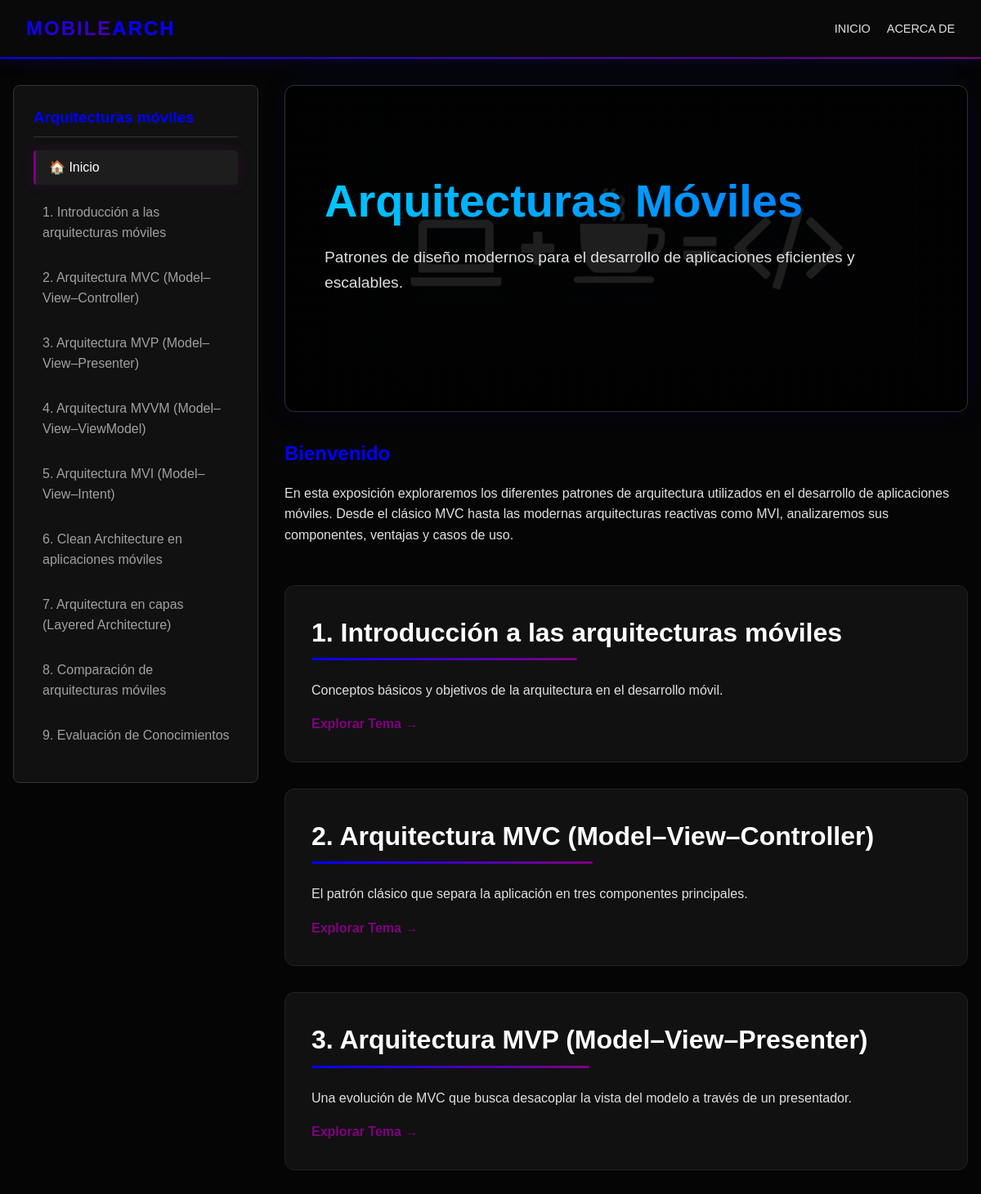
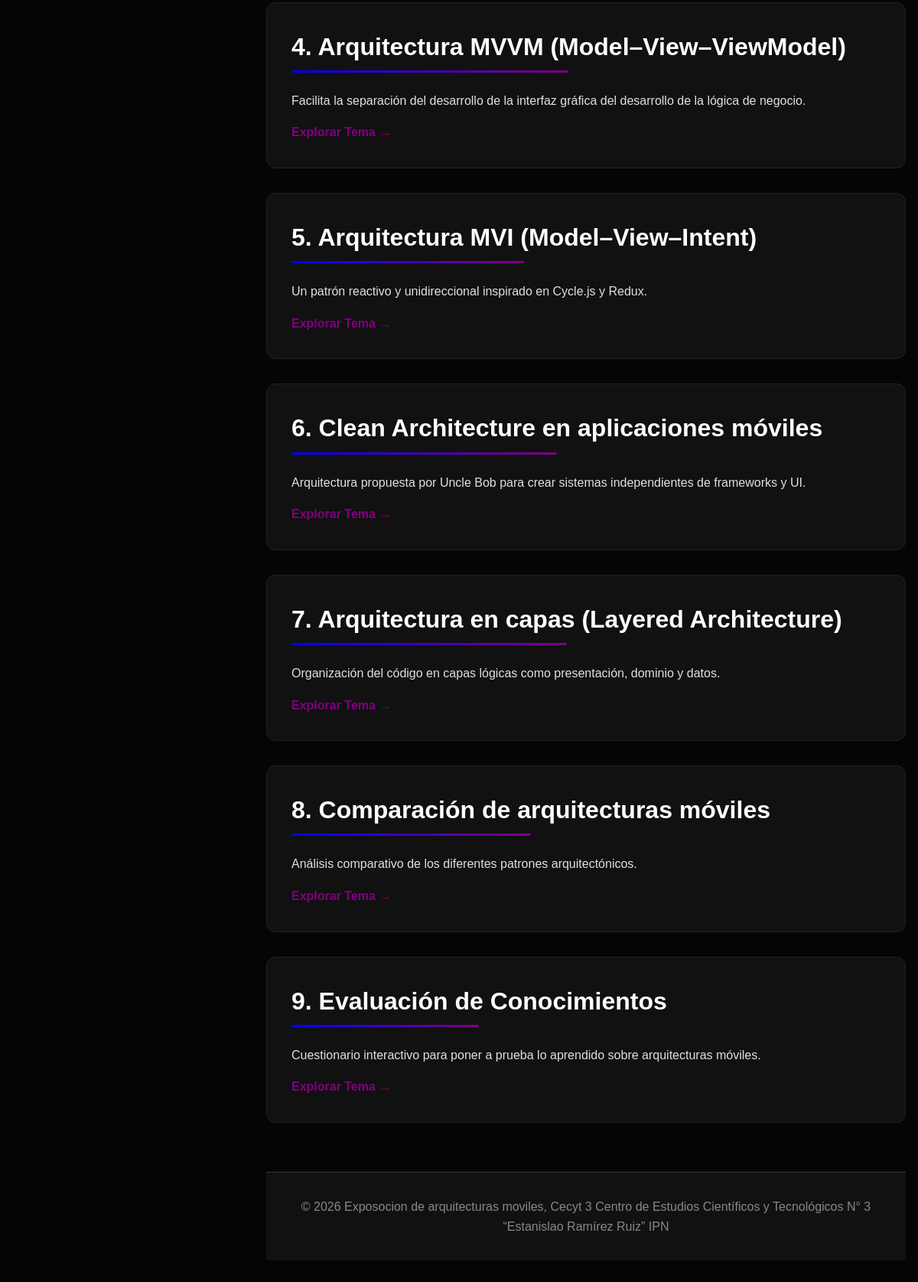
The page /legacy_php/index.php on the database its author committed (2 pictures, top to bottom).
### tables this page shows
CREATE TABLE `temas` (
  `id` int(11) NOT NULL AUTO_INCREMENT,
  `titulo` varchar(255) NOT NULL,
  `descripcion` text,
  PRIMARY KEY (`id`)
);

### legacy_php/index.php (the view)
<?php include 'includes/header.php'; ?>
<div class="hero">
    <div class="hero-text">
        <h1 class="glow-text">Arquitecturas Móviles</h1>
        <p style="font-size: 1.2rem; margin-top: 10px; color: #e0e0e0;">
            Patrones de diseño modernos para el desarrollo de aplicaciones eficientes y escalables.
        </p>
    </div>
</div>
<div class="intro-section" style="margin-bottom: 3rem;">
    <h2 style="color: var(--accent-blue); margin-bottom: 1rem;">Bienvenido</h2>
    <p>
        En esta exposición exploraremos los diferentes patrones de arquitectura utilizados en el desarrollo de aplicaciones móviles.
        Desde el clásico MVC hasta las modernas arquitecturas reactivas como MVI, analizaremos sus componentes, ventajas y casos de uso.
    </p>
</div>
<div class="topic-grid">
    <?php
    $sql_main = "SELECT * FROM temas";
    $result_main = $conn->query($sql_main);
    if ($result_main && $result_main->num_rows > 0) {
        while($row = $result_main->fetch_assoc()) {
            echo '<div class="card">';
            echo '<h2>' . $row["id"] . '. ' . htmlspecialchars($row["titulo"]) . '</h2>';
            echo '<p>' . htmlspecialchars($row["descripcion"]) . '</p>';
            echo '<a href="topic.php?id=' . $row["id"] . '" style="color:var(--accent-purple); text-decoration:none; font-weight:bold; margin-top:1rem; display:inline-block; border-bottom: 1px solid transparent; transition: border 0.3s;">Explorar Tema &rarr;</a>';
            echo '</div>';
        }
    } else {
        echo '<p>No hay temas disponibles en la base de datos.</p>';
    }
    ?>
</div>
<?php include 'includes/footer.php'; ?>

### includes/header.php (shortened to what this page needs)
<?php
include __DIR__ . '/db.php';
?>
<!DOCTYPE html>
<html lang="es">
<head>
    <link rel="stylesheet" href="css/styles.css?v=<?php echo time(); ?>">
</head>
<body>
    <header>
        <nav class="navbar">
            <div class="logo">Mobile<span style="color:var(--accent-blue)">Arch</span></div>
            <ul class="nav-links">
                <li><a href="index.php">Inicio</a></li>
                <li><a href="about.php">Acerca de</a></li>
            </ul>
        </nav>
    </header>
    <div class="container">
        <aside class="sidebar">
            <h3>Arquitecturas móviles</h3>
            <ul class="topic-list">
                <?php
                $sql = "SELECT id, titulo FROM temas ORDER BY id ASC";
                $result = $conn->query($sql);
                $current_id = isset($_GET['id']) ? intval($_GET['id']) : 0;
                $is_home = basename($_SERVER['PHP_SELF']) == 'index.php';
                echo '<li><a href="index.php" class="' . ($is_home ? 'active' : '') . '">🏠 Inicio</a></li>';
                if ($result && $result->num_rows > 0) {
                    while($row = $result->fetch_assoc()) {
                        $title = $row["titulo"];
                        $active_class = ($row["id"] == $current_id && !$is_home) ? 'active' : '';
                        echo '<li><a href="topic.php?id=' . $row["id"] . '" class="' . $active_class . '">' . $row["id"] . '. ' . htmlspecialchars($title) . '</a></li>';
                    }
                }
                ?>
            </ul>
        </aside>
        <main class="content">

### includes/footer.php
<footer style="text-align: center; padding: 2rem; background: #111; color: #888; border-top: 1px solid #333; margin-top: 4rem;">
    <p>&copy; <?php echo date("Y"); ?> Exposocion de arquitecturas moviles, Cecyt 3 Centro de Estudios Científicos y Tecnológicos N° 3 “Estanislao Ramírez Ruiz” IPN</p>
</footer>

### css/styles.css (style rules this page uses)
:root { --bg-color: #050505; --card-bg: #111111; --text-main: #e0e0e0; --text-secondary: #a0a0a0; --accent-blue: #0000ff; --accent-purple: #800080; --gradient-main: linear-gradient(135deg, var(--accent-blue), var(--accent-purple)); }
* { box-sizing: border-box; margin: 0; padding: 0; }
body { font-family: Arial, Helvetica, sans-serif; font-weight: 400; font-style: normal; background-color: var(--bg-color); color: var(--text-main); line-height: 1.6; overflow-x: hidden; }
h1, h2, h3, h4, h5, h6 { font-family: Arial, Helvetica, sans-serif; font-weight: 700; }
header { background: rgba(10, 10, 10, 0.95); border-bottom: 2px solid; border-image: var(--gradient-main) 1; padding: 1rem 2rem; position: sticky; top: 0; z-index: 1000; box-shadow: 0 0 20px rgba(0, 0, 255, 0.2); animation: slideDown 0.5s ease-out; }
.navbar { display: flex; justify-content: space-between; align-items: center; max-width: 1200px; margin: 0 auto; }
.logo { font-size: 1.5rem; font-weight: bold; background: var(--gradient-main); -webkit-background-clip: text; background-clip: text; color: transparent; text-transform: uppercase; letter-spacing: 2px; }
.nav-links { list-style: none; display: flex; gap: 20px; }
.nav-links a { color: var(--text-main); text-decoration: none; font-weight: 500; transition: color 0.3s ease; text-transform: uppercase; font-size: 0.9rem; }
.container { max-width: 1200px; margin: 2rem auto; padding: 0 1rem; display: flex; gap: 2rem; }
.sidebar { flex: 1; max-width: 300px; background: var(--card-bg); padding: 1.5rem; border-radius: 8px; border: 1px solid #333; height: fit-content; animation: slideInLeft 0.8s ease-out; }
.sidebar h3 { margin-bottom: 1rem; color: var(--accent-blue); border-bottom: 1px solid #333; padding-bottom: 0.5rem; }
.topic-list { list-style: none; }
.topic-list li { margin-bottom: 0.8rem; }
.topic-list a { color: var(--text-secondary); text-decoration: none; display: block; padding: 0.5rem; border-radius: 4px; transition: all 0.3s ease; border-left: 3px solid transparent; }
.topic-list a:hover, .topic-list a.active { background: rgba(255, 255, 255, 0.05); color: #fff; border-left-color: var(--accent-purple); padding-left: 1rem; box-shadow: 0 0 15px rgba(128, 0, 128, 0.2); }
.content { flex: 3; animation: fadeInUp 0.8s ease-out; }
.hero { background: linear-gradient(rgba(0,0,0,0.85), rgba(0,0,0,0.85)), url('../images/intro.jpg'); background-size: cover; background-position: center; min-height: 400px; display: flex; align-items: center; justify-content: space-between; border-radius: 12px; margin-bottom: 2rem; border: 1px solid #333; box-shadow: 0 0 30px rgba(0, 0, 255, 0.1); position: relative; overflow: hidden; animation: zoomIn 1s ease-out; padding: 3rem; }
.hero::after { content: ''; position: absolute; top: 0; left: 0; right: 0; bottom: 0; border-radius: 12px; box-shadow: inset 0 0 50px rgba(0,0,0,0.8); z-index: 1; }
.hero h1 { font-size: 3.5rem; line-height: 1.1; margin-bottom: 1.5rem; background: linear-gradient(90deg, #00c6ff, #0072ff, #9d50bb, #6e48aa); background-size: 300% 300%; -webkit-background-clip: text; background-clip: text; color: transparent; animation: gradientShift 5s ease infinite; }
.hero p { font-size: 1.2rem; color: #ddd; margin-bottom: 2rem; max-width: 90%; }
.card { background: var(--card-bg); border-radius: 12px; padding: 2rem; margin-bottom: 2rem; border: 1px solid #222; position: relative; overflow: hidden; transition: transform 0.3s ease, box-shadow 0.3s ease; animation: fadeInCard 0.8s ease-out backwards; }
.card h2 { color: #fff; margin-bottom: 1.5rem; font-size: 2rem; position: relative; display: inline-block; }
.card h2::after { content: ''; display: block; width: 50%; height: 3px; background: var(--gradient-main); margin-top: 5px; border-radius: 2px; }
footer { background: #000; padding: 2rem; text-align: center; border-top: 1px solid #333; margin-top: 4rem; color: #666; }
.glow-text { animation: neonPulse 3s infinite alternate; }

### rows shown on the page
temas: id "1", titulo "Introducción a las arquitecturas móviles", descripcion "Conceptos básicos y objetivos de la arquitectura en el desarrollo móvil."
temas: id "2", titulo "Arquitectura MVC (Model–View–Controller)", descripcion "El patrón clásico que separa la aplicación en tres componentes principales."
temas: id "3", titulo "Arquitectura MVP (Model–View–Presenter)", descripcion "Una evolución de MVC que busca desacoplar la vista del modelo a través de un presentador."
temas: id "4", titulo "Arquitectura MVVM (Model–View–ViewModel)", descripcion "Facilita la separación del desarrollo de la interfaz gráfica del desarrollo de la lógica de negocio."
temas: id "5", titulo "Arquitectura MVI (Model–View–Intent)", descripcion "Un patrón reactivo y unidireccional inspirado en Cycle.js y Redux."
temas: id "6", titulo "Clean Architecture en aplicaciones móviles", descripcion "Arquitectura propuesta por Uncle Bob para crear sistemas independientes de frameworks y UI."
temas: id "7", titulo "Arquitectura en capas (Layered Architecture)", descripcion "Organización del código en capas lógicas como presentación, dominio y datos."
temas: id "8", titulo "Comparación de arquitecturas móviles", descripcion "Análisis comparativo de los diferentes patrones arquitectónicos."
temas: id "9", titulo "Evaluación de Conocimientos", descripcion "Cuestionario interactivo para poner a prueba lo aprendido sobre arquitecturas móviles."
